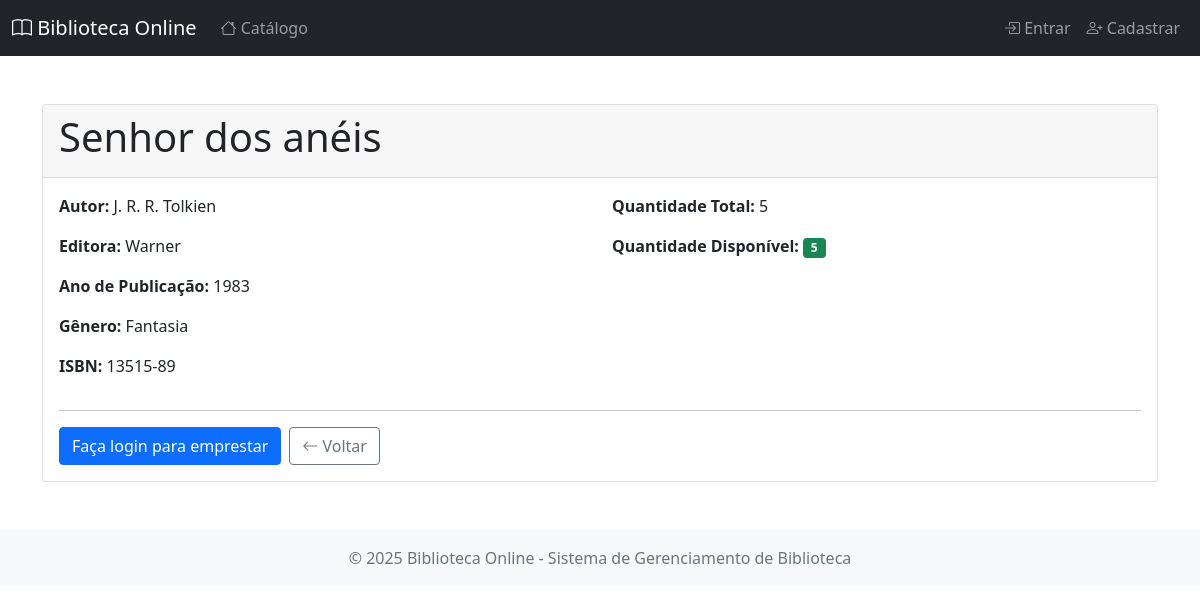
Screenshot of /livros/6/ with the database file from the repository.
### biblioteca/models.py (models this page shows, shortened)
class Livro(models.Model):
    titulo = models.CharField(max_length=200)
    autor = models.CharField(max_length=100)
    editora = models.CharField(max_length=200, blank=True, null=True)
    ano_publicacao = models.IntegerField(null=True, blank=True)
    genero = models.CharField(max_length=50)
    isbn = models.CharField(max_length=50, blank=True, null=True)
    quantidade_total = models.IntegerField(default=1)
    quantidade_disponivel = models.IntegerField(default=1)

### biblioteca/views.py (the view)
# urls.py: path('livros/<int:pk>/', views.detalhes_livro, name='detalhes_livro'),
def detalhes_livro(request, pk):
    livro = get_object_or_404(Livro, pk=pk)
    tem_estoque = livro.quantidade_disponivel > 0
    usuario_tem_reserva = False
    if request.user.is_authenticated:
        usuario_tem_reserva = Reserva.objects.filter(
            livro=livro,
            usuario=request.user,
            status='ativa'
        ).exists()
    return render(request, 'biblioteca/detalhes_livro.html', {
        'livro': livro,
        'tem_estoque': tem_estoque,
        'usuario_tem_reserva': usuario_tem_reserva
    })

### templates/biblioteca/detalhes_livro.html (shortened to what this page needs)
{% extends 'biblioteca/base.html' %}
{% block content %}
<div class="container mt-5">
  <div class="card">
    <div class="card-header">
      <h1>{{ livro.titulo }}</h1>
    </div>
    <div class="card-body">
      <div class="row">
        <div class="col-md-6">
          <p><strong>Autor:</strong> {{ livro.autor }}</p>
          <p><strong>Editora:</strong> {{ livro.editora|default:"Não informado" }}</p>
          <p><strong>Ano de Publicação:</strong> {{ livro.ano_publicacao|default:"Não informado" }}</p>
          <p><strong>Gênero:</strong> {{ livro.genero }}</p>
          <p><strong>ISBN:</strong> {{ livro.isbn|default:"Não informado" }}</p>
        </div>
        <div class="col-md-6">
          <p><strong>Quantidade Total:</strong> {{ livro.quantidade_total }}</p>
          <p>
            <strong>Quantidade Disponível:</strong>
            {% if livro.quantidade_disponivel > 0 %}
            <span class="badge bg-success"
              >{{ livro.quantidade_disponivel }}</span
            >
            {% else %}
            <span class="badge bg-danger">0 (Indisponível)</span>
            {% endif %}
          </p>
        </div>
      </div>
      <hr />
      <div class="d-grid gap-2 d-md-flex justify-content-md-start">
        {% if user.is_authenticated %} {% if tem_estoque %}
        <a
          href="{% url 'solicitar_emprestimo' livro.pk %}"
          class="btn btn-success"
        >
          <i class="bi bi-book"></i> Solicitar Empréstimo
        </a>
        {% else %} {% if not usuario_tem_reserva %}
        <a href="{% url 'criar_reserva' livro.pk %}" class="btn btn-warning">
          <i class="bi bi-bookmark"></i> Reservar Livro
        </a>
        {% else %}
        <button class="btn btn-secondary" disabled>
          <i class="bi bi-bookmark-check"></i> Já Reservado
        </button>
        {% endif %} {% endif %} {% else %}
        <a href="{% url 'login' %}" class="btn btn-primary"
          >Faça login para emprestar</a
        >
        {% endif %}
        <a href="{% url 'lista_livros' %}" class="btn btn-outline-secondary">
          <i class="bi bi-arrow-left"></i> Voltar
        </a>
      </div>
    </div>
  </div>
</div>
{% endblock %}

### rows the page displays
Livro: titulo "Senhor dos anéis", autor "J. R. R. Tolkien", editora "Warner", ano_publicacao "1983", genero "Fantasia", isbn "13515-89", quantidade_total "5", quantidade_disponivel "5"
